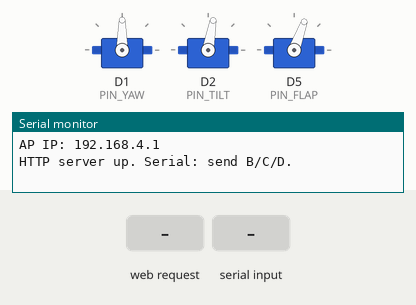
Simulated run of this sketch. Board: ESP8266 (NodeMCU). On the bench: 3 × servo, the last lines printed to the serial monitor. The inputs (shaded band) are chosen by the test bench. WiFi joins after 1.5 s; servers stay silent unless stated.

Above: at 1.2 s.
1.3 s: HTTP request GET /sort?cat=C received
At 3.1 s:
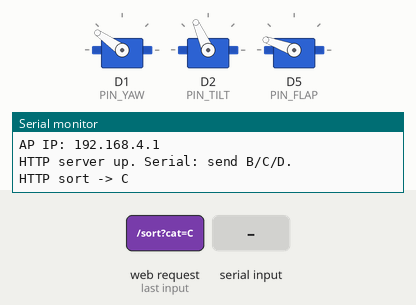
4.3 s: "B" received over Serial
At 6.1 s:
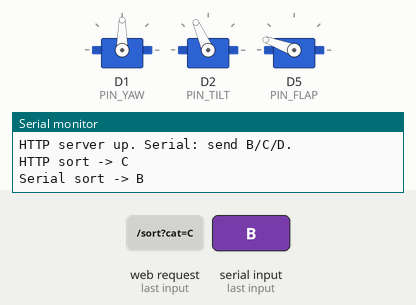
7.3 s: HTTP request GET /sort?cat=D received
At 9.0 s:
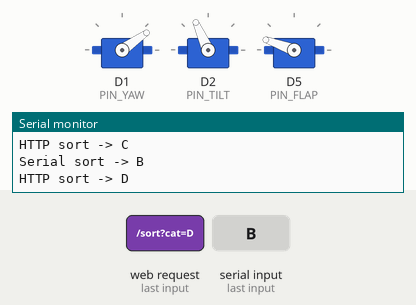
10.3 s: "C" received over Serial
At 11.2 s:
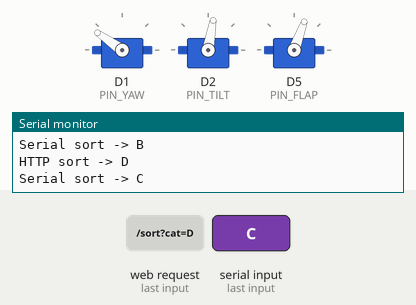
12.3 s: HTTP request GET /sort?cat=B received
15.3 s: "D" received over Serial
At 16.6 s:
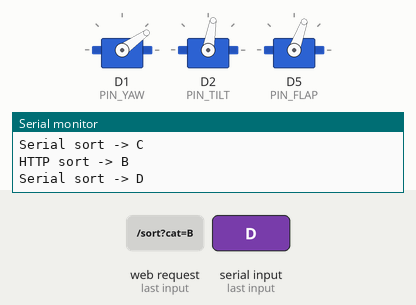
Timing chart, 0 to 18.7 s (numbered marks = the images above; inputs shaded):
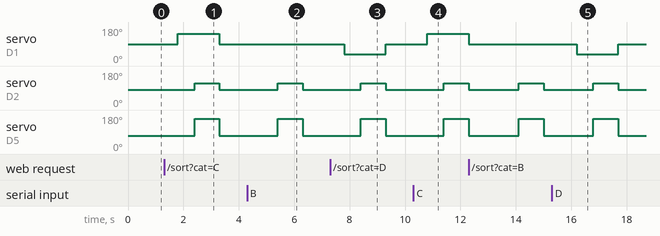

Measured:
- after the input at 1.3 s, servo on D1 (PIN_YAW): 90° → 145° after 0.50 s, → 90° 1.5 s later; servo on D2 (PIN_TILT): 80° → 114° after 1.1 s, → 80° 0.90 s later; servo on D5 (PIN_FLAP): 70° → 160° after 1.1 s, → 70° 0.90 s later
- after the input at 4.3 s, servo on D2 (PIN_TILT): 80° → 114° after 1.1 s, → 80° 0.90 s later; servo on D5 (PIN_FLAP): 70° → 160° after 1.1 s, → 70° 0.90 s later
- after the input at 7.3 s, servo on D1 (PIN_YAW): 90° → 35° after 0.50 s, → 90° 1.5 s later; servo on D2 (PIN_TILT): 80° → 114° after 1.1 s, → 80° 0.90 s later; servo on D5 (PIN_FLAP): 70° → 160° after 1.1 s, → 70° 0.90 s later
- after the input at 10.3 s, servo on D1 (PIN_YAW): 90° → 145° after 0.50 s; servo on D2 (PIN_TILT): 80° → 114° after 1.1 s; servo on D5 (PIN_FLAP): 70° → 160° after 1.1 s
- after the input at 15.3 s, servo on D1 (PIN_YAW): 90° → 35° after 0.90 s, → 90° 1.5 s later; servo on D2 (PIN_TILT): 80° → 114° after 1.5 s, → 80° 0.90 s later; servo on D5 (PIN_FLAP): 70° → 160° after 1.5 s, → 70° 0.90 s later

The sketch:

tray_controller.ino
```cpp
/*
 * Контроллер 3-позиционного накопителя-лотка (tilt-tray) для ПАК трека 3.
 * Платформа: ESP8266 (NodeMCU). 3 сервопривода: YAW, TILT, FLAP.
 *
 * Реализует ту же логику, что и цифровой двойник sim/conveyor_sim.py:
 *   приём (yaw=0, tilt=приём, флап закрыт) -> поворот на угол зоны ->
 *   опрокидывание (tilt=DUMP, флап открыт) -> возврат.
 *
 * Приём категории двумя способами (связка с частью классификации):
 *   1) Wi-Fi:  HTTP GET  /sort?cat=B|C|D
 *   2) Serial: символ 'B' / 'C' / 'D' (115200)
 *
 * Углы синхронизированы с константами симуляции:
 *   YAW: B=0, C=+55, D=-55 ; TILT: приём=0, опрокидывание=34.
 *
 * ВНИМАНИЕ по питанию: сервоприводы MG996R питать от отдельного БП 5-6 В
 * (>=3 A), землю объединить с ESP8266. От USB сервы не питать.
 */
#include <ESP8266WiFi.h>
#include <ESP8266WebServer.h>
#include <Servo.h>

// ---- Wi-Fi (или режим точки доступа, см. USE_AP) ----
#define USE_AP 1                     // 1 = ESP поднимает свою точку доступа
const char* WIFI_SSID = "robozone";
const char* WIFI_PASS = "robozone802";

// ---- пины сервоприводов ----
const int PIN_YAW  = D1;             // GPIO5
const int PIN_TILT = D2;             // GPIO4
const int PIN_FLAP = D5;             // GPIO14

// ---- углы (в градусах серво 0..180; нейтраль 90 = 0° механики) ----
const int YAW_NEUTRAL = 90;          // калибровать под свою механику
const int YAW_C = YAW_NEUTRAL + 55;  // категория C -> +55
const int YAW_D = YAW_NEUTRAL - 55;  // категория D -> -55
const int TILT_RECEIVE = 80;         // приём (лёгкий контруклон)
const int TILT_DUMP    = 80 + 34;    // опрокидывание +34
const int FLAP_CLOSED  = 70;
const int FLAP_OPEN    = 160;

// ---- тайминги цикла, мс ----
const int T_SETTLE = 500;            // осадка товара в ложе
const int T_ROTATE = 600;            // поворот YAW
const int T_DUMP   = 900;            // сход товара
const int T_RETURN = 700;            // возврат в приём

Servo sYaw, sTilt, sFlap;
ESP8266WebServer server(80);

void moveTo(Servo& s, int a) { s.write(constrain(a, 0, 180)); }

void toReceive() {
  moveTo(sFlap, FLAP_CLOSED);
  moveTo(sTilt, TILT_RECEIVE);
  moveTo(sYaw, YAW_NEUTRAL);
}

// полный цикл сортировки по категории
void sortCycle(char cat) {
  int yaw = YAW_NEUTRAL;
  if (cat == 'C') yaw = YAW_C;
  else if (cat == 'D') yaw = YAW_D;      // 'B' -> нейтраль (прямо)

  delay(T_SETTLE);                        // приём и осадка
  moveTo(sYaw, yaw);   delay(T_ROTATE);   // поворот на зону
  moveTo(sTilt, TILT_DUMP);
  moveTo(sFlap, FLAP_OPEN);  delay(T_DUMP);  // опрокидывание + флап
  toReceive();         delay(T_RETURN);   // возврат
}

void handleSort() {
  String c = server.arg("cat"); c.toUpperCase();
  if (c == "B" || c == "C" || c == "D") {
    Serial.printf("HTTP sort -> %s\n", c.c_str());
    sortCycle(c[0]);
    server.send(200, "text/plain", "ok " + c);
  } else {
    server.send(400, "text/plain", "cat must be B|C|D");
  }
}

void setup() {
  Serial.begin(115200);
  sYaw.attach(PIN_YAW); sTilt.attach(PIN_TILT); sFlap.attach(PIN_FLAP);
  toReceive();

#if USE_AP
  WiFi.softAP(WIFI_SSID, WIFI_PASS);
  Serial.print("AP IP: "); Serial.println(WiFi.softAPIP());
#else
  WiFi.begin(WIFI_SSID, WIFI_PASS);
  Serial.print("connecting");
  while (WiFi.status() != WL_CONNECTED) { delay(300); Serial.print('.'); }
  Serial.print("\nSTA IP: "); Serial.println(WiFi.localIP());
#endif

  server.on("/sort", handleSort);
  server.on("/", []() { server.send(200, "text/plain",
            "tray_controller ready. GET /sort?cat=B|C|D"); });
  server.begin();
  Serial.println("HTTP server up. Serial: send B/C/D.");
}

void loop() {
  server.handleClient();
  if (Serial.available()) {                 // Serial-фолбэк
    char c = toupper(Serial.read());
    if (c == 'B' || c == 'C' || c == 'D') {
      Serial.printf("Serial sort -> %c\n", c);
      sortCycle(c);
    }
  }
}
```
